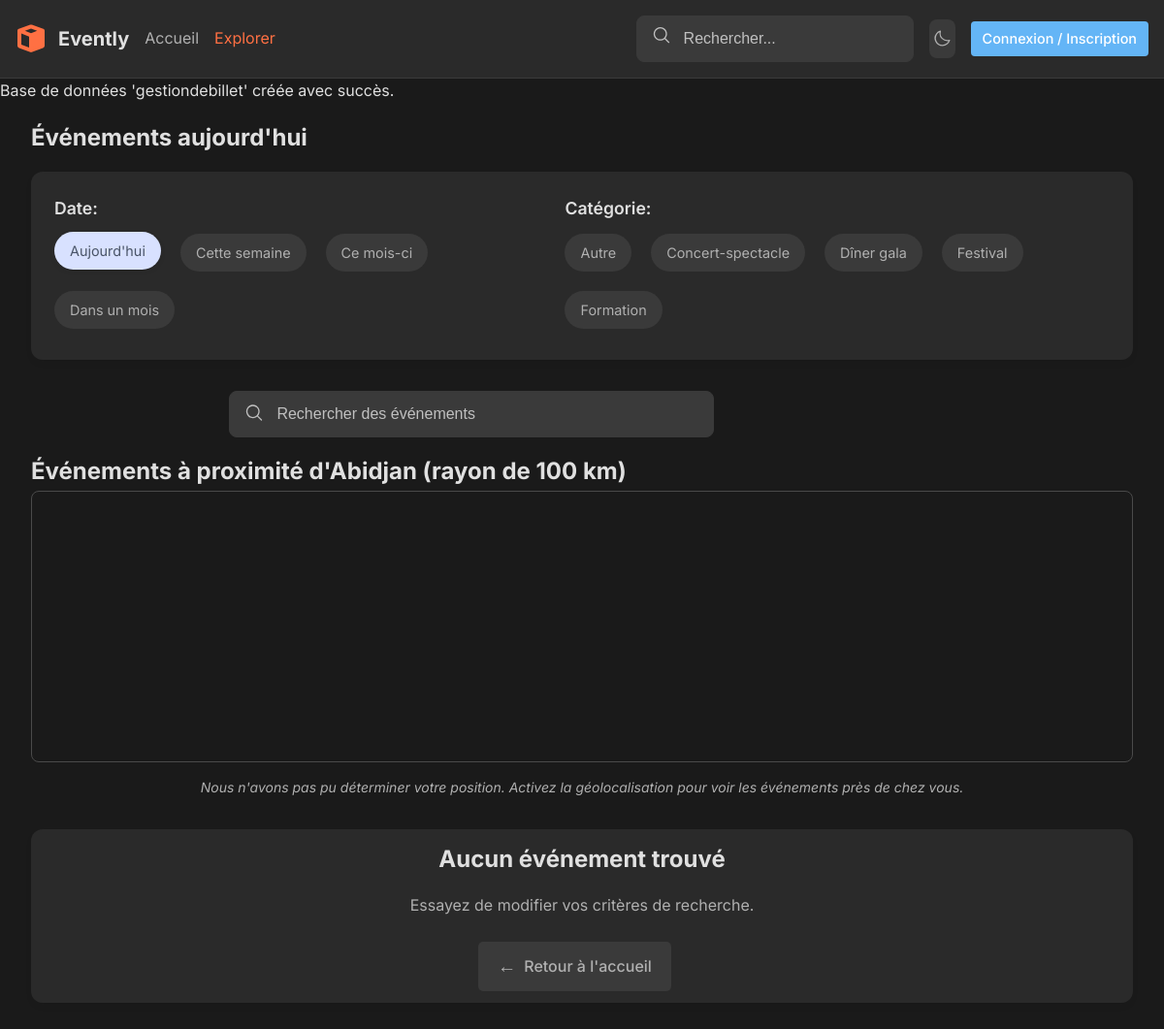
Screenshot of /?page=recherche&date=today with the database file from the repository.
### tables this page shows
CREATE TABLE IF NOT EXISTS `categorieevenement`
(
    `Id_CategorieEvenement` int NOT NULL AUTO_INCREMENT,
    `Libelle`               varchar(50) DEFAULT NULL,
    PRIMARY KEY (`Id_CategorieEvenement`)
);

### public/recherche.php (the view, shortened to what this page needs)
<?php
$query = isset($_GET['query']) ? trim($_GET['query']) : '';
$date_filter = isset($_GET['date']) ? $_GET['date'] : '';
$category_id = isset($_GET['category']) ? intval($_GET['category']) : 0;
$city_id = isset($_GET['city']) ? intval($_GET['city']) : 0;
$distance_filter = isset($_GET['distance']) ? intval($_GET['distance']) : 100;
$using_user_location = isset($_GET['lat']) && isset($_GET['lng']);
$events = [];
$categories_query = "SELECT Id_CategorieEvenement, Libelle FROM categorieevenement ORDER BY Libelle";
$categories_result = $conn->query($categories_query);
$categories = [];
if ($categories_result && $categories_result->num_rows > 0) {
    while ($category = $categories_result->fetch_assoc()) {
        $categories[] = $category;
    }
}
$page_title = "Résultats de recherche";
if (!empty($query)) {
    $page_title = "Recherche: " . htmlspecialchars($query);
} elseif (!empty($date_filter)) {
    $date_titles = [
        'today' => "Événements aujourd'hui",
        'week' => "Événements cette semaine",
        'month' => "Événements ce mois-ci",
        'next_month' => "Événements le mois prochain"
    ];
    $page_title = $date_titles[$date_filter] ?? $page_title;
}
?>
<main class="page-container">
    <section class="search-results-section">
        <h1 class="section-title"><?php echo $page_title; ?></h1>
        <div class="active-filters">
            <div class="filter-section">
                <div class="filter-group">
                    <span class="filter-group-title">Date:</span>
                    <div class="filter-buttons">
                        <a href="?page=recherche<?php echo !empty($query) ? '&query='.urlencode($query) : ''; ?><?php echo $category_id > 0 ? '&category='.$category_id : ''; ?><?php echo $city_id > 0 ? '&city='.$city_id : ''; ?>&date=today" class="filter-link <?php echo $date_filter === 'today' ? 'active' : ''; ?>">Aujourd'hui</a>
                        <a href="?page=recherche<?php echo !empty($query) ? '&query='.urlencode($query) : ''; ?><?php echo $category_id > 0 ? '&category='.$category_id : ''; ?><?php echo $city_id > 0 ? '&city='.$city_id : ''; ?>&date=week" class="filter-link <?php echo $date_filter === 'week' ? 'active' : ''; ?>">Cette semaine</a>
                        <a href="?page=recherche<?php echo !empty($query) ? '&query='.urlencode($query) : ''; ?><?php echo $category_id > 0 ? '&category='.$category_id : ''; ?><?php echo $city_id > 0 ? '&city='.$city_id : ''; ?>&date=month" class="filter-link <?php echo $date_filter === 'month' ? 'active' : ''; ?>">Ce mois-ci</a>
                        <a href="?page=recherche<?php echo !empty($query) ? '&query='.urlencode($query) : ''; ?><?php echo $category_id > 0 ? '&category='.$category_id : ''; ?><?php echo $city_id > 0 ? '&city='.$city_id : ''; ?>&date=next_month" class="filter-link <?php echo $date_filter === 'next_month' ? 'active' : ''; ?>">Dans un mois</a>
                    </div>
                </div>
                <div class="filter-group">
                    <span class="filter-group-title">Catégorie:</span>
                    <div class="filter-buttons">
                        <?php
                        $displayed_categories = array_slice($categories, 0, 5);
                        foreach ($displayed_categories as $cat):
                        ?>
                            <a href="?page=recherche<?php echo !empty($query) ? '&query='.urlencode($query) : ''; ?><?php echo !empty($date_filter) ? '&date='.$date_filter : ''; ?><?php echo $city_id > 0 ? '&city='.$city_id : ''; ?>&category=<?php echo $cat['Id_CategorieEvenement']; ?>" class="filter-link <?php echo $category_id == $cat['Id_CategorieEvenement'] ? 'active' : ''; ?>"><?php echo htmlspecialchars($cat['Libelle']); ?></a>
                        <?php endforeach; ?>
                    </div>
                </div>
            </div>
            <form action="?page=recherche" method="get" class="search-container">
                <div class="search-input-wrapper">
                    <input type="text" name="query" value="<?php echo htmlspecialchars($query); ?>" placeholder="Rechercher des événements" class="search-input">
                    <button type="submit" class="search-icon">
                        <svg xmlns="http://www.w3.org/2000/svg" width="20" height="20" fill="currentColor" viewBox="0 0 256 256">
                            <path d="M229.66,218.34l-50.07-50.06a88.11,88.11,0,1,0-11.31,11.31l50.06,50.07a8,8,0,0,0,11.32-11.32ZM40,112a72,72,0,1,1,72,72A72.08,72.08,0,0,1,40,112Z"></path>
                        </svg>
                    </button>
                </div>
            </form>
        </div>
        <div class="map-container">
            <h2 class="section-subtitle">
                <?php if ($using_user_location): ?>
                    Événements à proximité de votre position (rayon de <?php echo $distance_filter; ?> km)
                <?php else: ?>
                    Événements à proximité d'Abidjan (rayon de <?php echo $distance_filter; ?> km)
                <?php endif; ?>
            </h2>
            <div id="search-map" class="search-map"></div>
            <?php if (!$using_user_location): ?>
                <div class="info-text">
                    <i>Nous n'avons pas pu déterminer votre position. Activez la géolocalisation pour voir les événements près de chez vous.</i>
                </div>
            <?php endif; ?>
        </div>
        <div class="search-results">
            <?php if (empty($events)): ?>
                <div class="no-results">
                    <h3>Aucun événement trouvé</h3>
                    <p>Essayez de modifier vos critères de recherche.</p>
                    <a href="?page=accueil" class="back-button"><span class="arrow">←</span> Retour à l'accueil</a>
                </div>
            <?php endif; ?>
        </div>
    </section>
</main>

### assets/css/accueil.css (style rules this page uses)
.page-container { width: 100%; max-width: 1280px; margin: 0 auto; padding: 0 2rem 1rem 2rem; }
.search-container { position: relative; width: 16rem; display: flex; justify-content: center; }
body .search-container { width: 80%; margin-bottom: 1rem; }
.search-input-wrapper { position: relative; width: 100%; max-width: 500px; transition: all 0.3s ease; }
.search-input { background-color: var(--bg-tertiary); border: 1px solid var(--border-light); color: var(--text-primary); border-radius: 8px; width: 100%; height: 3rem; padding-left: 3rem; padding-right: 1rem; transition: all 0.3s ease; font-size: 1rem; }
.search-input::placeholder { color: var(--text-tertiary); transition: color 0.3s ease; }
.search-icon { position: absolute; left: 1rem; top: 50%; transform: translateY(-50%); color: var(--text-tertiary); background: none; border: none; cursor: pointer; transition: color 0.3s ease; }
main { padding: 2rem 0; }
.filter-section { display: flex; flex-direction: column; gap: 1.5rem; padding: 1.5rem; background-color: var(--bg-secondary); border-radius: 12px; box-shadow: 0 4px 6px rgba(0, 0, 0, 0.05); margin-bottom: 2rem; }
.filter-group { width: 100%; }
.filter-group-title { font-size: 1.1rem; font-weight: 600; margin-bottom: 0.75rem; color: var(--text-primary); display: block; }
.filter-buttons { display: flex; flex-wrap: wrap; gap: 0.75rem; }
.filter-btn, .filter-link { background-color: var(--bg-tertiary); color: var(--text-secondary); border-radius: 20px; padding: 0.5rem 1rem; border: none; cursor: pointer; transition: all 0.3s ease; text-decoration: none; display: inline-block; margin-right: 0.5rem; margin-bottom: 0.5rem; font-size: 0.9rem; }
.filter-btn:hover, .filter-btn.active, .filter-link:hover, .filter-link.active { background-color: var(--text-highlight); color: white; transform: translateY(-2px); box-shadow: 0 2px 5px rgba(0, 0, 0, 0.1); }
.filter-link.active { background-color: #d8e1ff; color: #4a5568; }
@media (min-width: 768px) { .filter-section { flex-direction: row; align-items: flex-start; } }
@media (min-width: 768px) { .filter-group { width: auto; min-width: 200px; } }
.section-title { font-size: 1.5rem; font-weight: 700; margin: 1rem auto; }
.no-results { text-align: center; padding: 3rem 1rem; background-color: var(--bg-secondary); border-radius: 12px; box-shadow: 0 4px 6px rgba(0, 0, 0, 0.05); margin: 2rem 0; }
.no-results h3 { font-size: 1.5rem; color: var(--text-primary); margin-bottom: 1rem; }
.no-results p { color: var(--text-secondary); margin-bottom: 1.5rem; }

### assets/css/ticket.css (style rules this page uses)
.back-button { display: inline-flex; align-items: center; padding: 10px 20px; background-color: var(--bg-tertiary); color: var(--text-secondary); text-decoration: none; border-radius: 5px; font-weight: 500; transition: all 0.3s ease; margin-right: 15px; }
.back-button .arrow { margin-right: 8px; font-size: 1.2em; }

### assets/css/confirmation.css (style rules this page uses)
.back-button { display: inline-flex; align-items: center; padding: 10px 20px; background-color: var(--bg-tertiary); color: var(--text-secondary); text-decoration: none; border-radius: 5px; font-weight: 500; transition: all 0.3s ease; margin-right: 15px; }
.back-button .arrow { margin-right: 8px; font-size: 1.2em; }

### assets/css/mapbox.css (style rules this page uses)
.no-results { padding: 12px 16px; text-align: center; color: var(--text-secondary); }
#map, #event-map, .search-map { height: 280px; width: 100%; border-radius: 8px; border: 1px solid var(--border-medium); margin-bottom: 15px; }
.info-text { margin-top: 10px; font-size: 14px; color: var(--text-secondary); text-align: center; }

### rows the page displays
categorieevenement: Libelle "Autre"
categorieevenement: Libelle "Concert-spectacle"
categorieevenement: Libelle "Dîner gala"
categorieevenement: Libelle "Festival"
categorieevenement: Libelle "Formation"

### other values shown
$dbname "gestiondebillet"
$page_title "Événements aujourd'hui"
$distance_filter "100"
